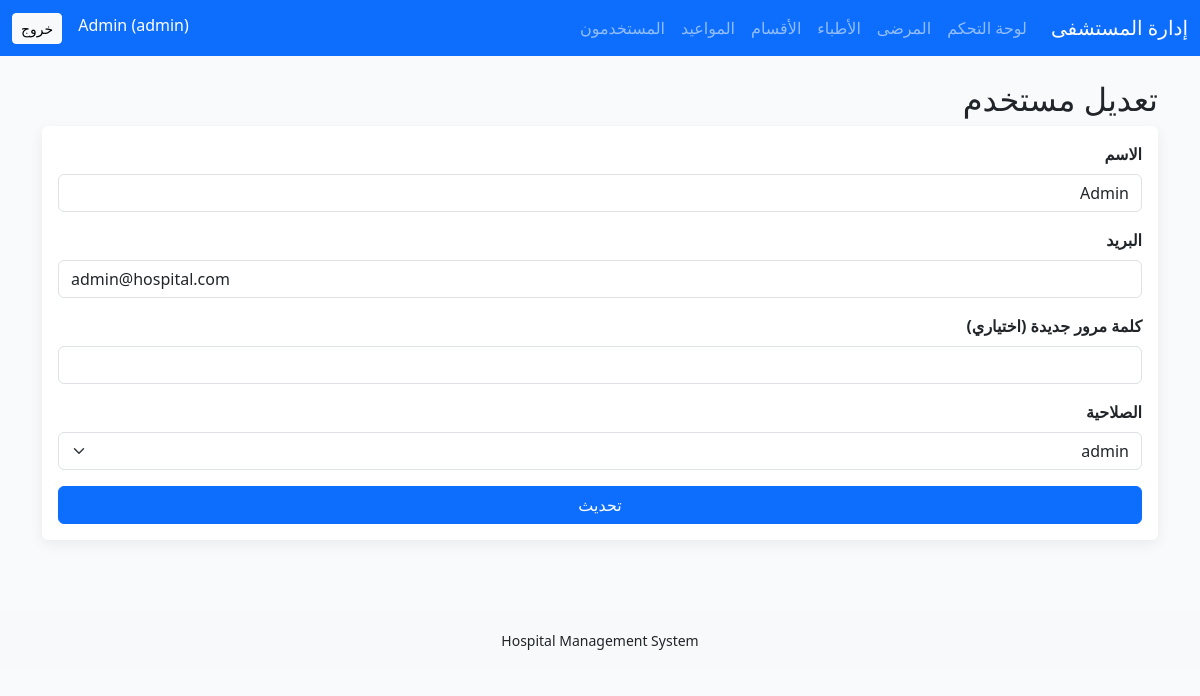
Page /users/edit.php?id=1 (signed in) on the committed database.
### tables this page shows
CREATE TABLE users (
  id INT AUTO_INCREMENT PRIMARY KEY,
  name VARCHAR(100) NOT NULL,
  email VARCHAR(120) NOT NULL UNIQUE,
  password VARCHAR(255) NOT NULL,
  role ENUM('admin','doctor','receptionist') NOT NULL DEFAULT 'receptionist',
  created_at TIMESTAMP DEFAULT CURRENT_TIMESTAMP
);

### includes/auth.php (called while the page is built, shortened)
<?php
require_once __DIR__ . '/functions.php';
function is_logged_in()
{
    return isset($_SESSION['user']);
}
function current_user()
{
    return $_SESSION['user'] ?? null;
}

### includes/functions.php (called while the page is built, shortened)
<?php
function e($v)
{
    return htmlspecialchars((string)$v, ENT_QUOTES, 'UTF-8');
}

### users/edit.php (the view, shortened to what this page needs)
<?php require_once '../config/db.php';
require_once '../includes/auth.php';
$id = (int)($_GET['id'] ?? 0);
$st = $pdo->prepare('SELECT * FROM users WHERE id=?');
$st->execute([$id]);
$item = $st->fetch();
require_once '../includes/header.php'; ?>
<h2>تعديل مستخدم</h2>
<form method="post" class="card card-body"><input type="hidden" name="csrf" value="<?= csrf_token() ?>">
    <div class="mb-3"><label class="form-label">الاسم</label><input name="name" value="<?= e($item['name']) ?>" class="form-control" required></div>
    <div class="mb-3"><label class="form-label">البريد</label><input type="email" name="email" value="<?= e($item['email']) ?>" class="form-control" required></div>
    <div class="mb-3"><label class="form-label">كلمة مرور جديدة (اختياري)</label><input type="password" name="password" class="form-control"></div>
    <div class="mb-3"><label class="form-label">الصلاحية</label><select name="role" class="form-select"><?php foreach (['admin', 'doctor', 'receptionist'] as $r): ?><option value="<?= e($r) ?>" <?= ($item['role'] == $r) ? 'selected' : '' ?>><?= e($r) ?></option><?php endforeach; ?></select></div><button class="btn btn-primary">تحديث</button>
</form><?php require_once '../includes/footer.php'; ?>

### includes/header.php (shortened to what this page needs)
<?php require_once __DIR__ . '/auth.php'; ?>
<!doctype html>
<html lang="ar" dir="rtl">
<head>
    <link href="https://cdn.jsdelivr.net/npm/bootstrap@5.3.3/dist/css/bootstrap.rtl.min.css" rel="stylesheet">
    <link href="/hospital_management_system/assets/css/style.css" rel="stylesheet">
</head>
<body>
    <nav class="navbar navbar-expand-lg navbar-dark bg-primary">
        <div class="container-fluid">
            <a class="navbar-brand" href="/hospital_management_system/dashboard.php">إدارة المستشفى</a><button class="navbar-toggler" data-bs-toggle="collapse" data-bs-target="#nav"><span class="navbar-toggler-icon"></span></button>
            <div class="collapse navbar-collapse" id="nav">
                <ul class="navbar-nav me-auto mb-2 mb-lg-0">
                    <?php if (is_logged_in()): ?>
                        <li class="nav-item"><a class="nav-link" href="/hospital_management_system/dashboard.php">لوحة التحكم</a></li>
                        <li class="nav-item"><a class="nav-link" href="/hospital_management_system/patients/index.php">المرضى</a></li>
                        <li class="nav-item"><a class="nav-link" href="/hospital_management_system/doctors/index.php">الأطباء</a></li>
                        <li class="nav-item"><a class="nav-link" href="/hospital_management_system/departments/index.php">الأقسام</a></li>
                        <li class="nav-item"><a class="nav-link" href="/hospital_management_system/appointments/index.php">المواعيد</a></li>
                        <?php if (current_user()['role'] === 'admin'): ?><li class="nav-item"><a class="nav-link" href="/hospital_management_system/users/index.php">المستخدمون</a></li><?php endif; ?>
                    <?php endif; ?>
                </ul>
                <ul class="navbar-nav ms-auto">
                    <?php if (is_logged_in()): ?><li class="nav-item"><span class="navbar-text text-white me-3"><?= e(current_user()['name']) ?> (<?= e(current_user()['role']) ?>)</span></li>
                        <li class="nav-item"><a class="btn btn-light btn-sm" href="/hospital_management_system/logout.php">خروج</a></li>
                    <?php else: ?><li class="nav-item"><a class="nav-link" href="/hospital_management_system/login.php">دخول</a></li>
                        <li class="nav-item"><a class="nav-link" href="/hospital_management_system/register.php">تسجيل</a></li><?php endif; ?>
                </ul>
            </div>
        </div>
    </nav>
    <main class="container py-4"><?php show_flash(); ?>

### assets/css/style.css (style rules this page uses)
body { background:#f8fafc }
.card { border:0;box-shadow:0 4px 14px #0001 }
.form-label { font-weight:600 }

### rows in the picture
users: name "Admin", role "admin", email "admin@hospital.com"

### other values in the picture
form field role "admin"
